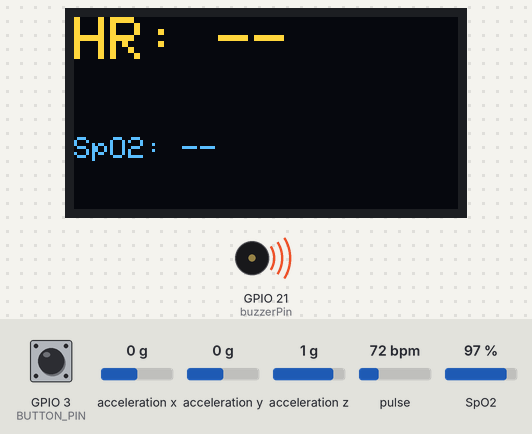
Simulated run of this sketch. Board: Seeed XIAO ESP32-C3. On the bench: 128×64 one-colour display, buzzer (waves = sounding, pin HIGH). Wiring (inferred from the names in the program): MPU-6050 motion sensor at I2C address 0x68. The inputs (shaded band) are chosen by the test bench; at power-on: acceleration x 0 g, GPIO 3 (BUTTON_PIN) HIGH, pulse 72 bpm, SpO2 97 %, acceleration y 0 g, acceleration z 1 g. The OLED is the two-colour kind (top 16 rows yellow); WiFi joins after 1.5 s; servers stay silent unless stated; uploads are accepted with an empty reply; what the sketch prints to the serial monitor is not drawn.

Above: at 5.2 s.
5.3 s: acceleration x set to -1.1 g
11.6 s: acceleration x set to -1.4 g
At 13.0 s:
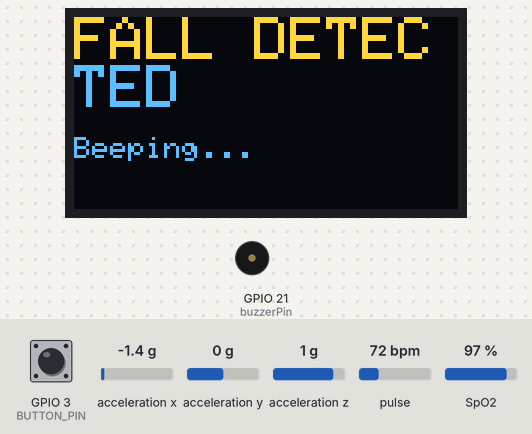
24.7 s: GPIO 3 (BUTTON_PIN) pulled LOW for 0.15 s
At 25.2 s:
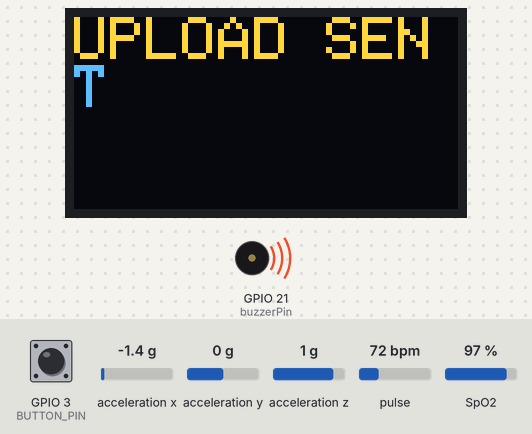
27.2 s: GPIO 3 (BUTTON_PIN) pulled LOW for 1 s
At 28.1 s:
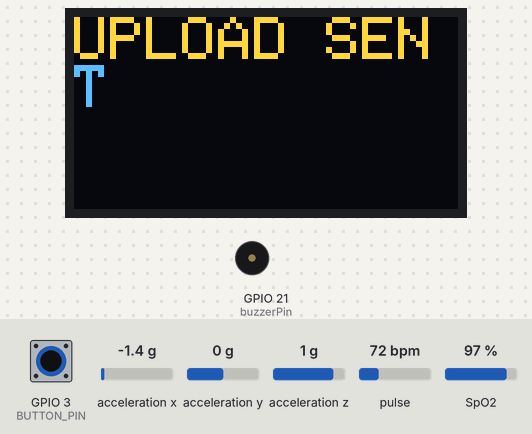
29.7 s: pulse set to 42 bpm
At 37.1 s:
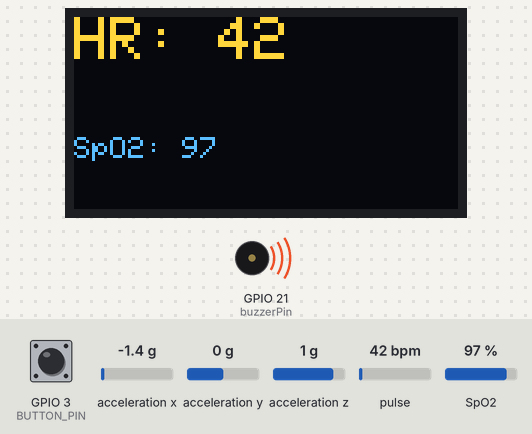
39.3 s: SpO2 set to 80 %
At 49.6 s:
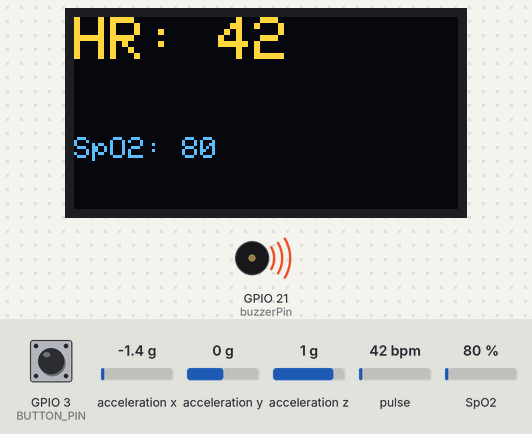
Timing chart, 0 to 51.5 s (numbered marks = the images above; inputs shaded):
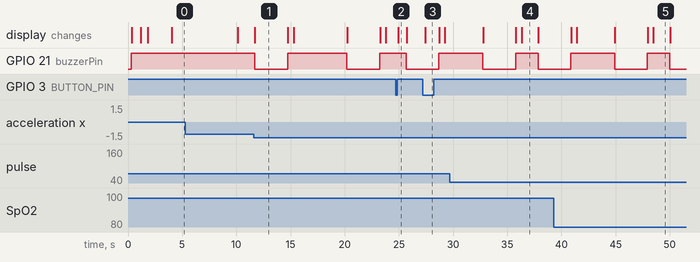

Measured:
- the behaviour switches between -1.2 and -1.3 g on acceleration x (found by bisection; images 0 and 1)
- after the input at 11.6 s, GPIO 21 (buzzerPin): alternates HIGH for 5.5 s and LOW for 3.0 s, starting after 0.09 s; the display: changes after 0.12 s (image 1)
- after the input at 24.7 s, GPIO 21 (buzzerPin): HIGH → LOW after 1.0 s instead of 0.59 s; the display: changes after 0.24 s (image 2)
- after the input at 27.2 s, the display: changes after 0.24 s (image 3)
- what the display in image 1 shows lasts 3.1 s, from 11.7 s to 14.8 s
- what the display in image 2 shows lasts 0.8 s, from 24.9 s to 25.7 s
- what the display in image 4 shows lasts 1.6 s, from 36.3 s to 37.9 s

The sketch:

Smart_health_monitor.ino
```cpp
// ============================================================================
//  MERGED CODE
//  (1) MPU6050 Fall Detection  +
//  (2) FreeRTOS MAX30102 HR Task +
//  (3) WiFi + REST API UPLOAD on BUTTON PRESS +
//  (4) OLED Display
//  Works on Seeed XIAO ESP32-C3
// ============================================================================

#include <Wire.h>
#include <math.h>
#include <Adafruit_GFX.h>
#include <Adafruit_SSD1306.h>
#include <DFRobot_MAX30102.h>
#include <WiFi.h>
#include <HTTPClient.h>

// ---------------------------------------------------------------------------
// USER CONFIGURATION
// ---------------------------------------------------------------------------
const char* WIFI_SSID   = "Niharika";
const char* WIFI_PASS   = "niharika";

const char* SERVER_BASE = "http://10.62.88.6:5000";
const char* ENDPOINT    = "/api/sensor-data";
const char* API_KEY     = "";

const char* DEVICE_ID   = "xiao-esp32c3-001";
const char* USER_ID     = "P0001";

const uint8_t BUTTON_PIN = 3;  // one leg → pin, other → GND

// Timing
const unsigned long WIFI_RETRY_MS = 10000UL;
const unsigned long BUTTON_DEBOUNCE_MS = 200UL;

// ---------------------------------------------------------------------------
// OLED
// ---------------------------------------------------------------------------
#define SCREEN_WIDTH 128
#define SCREEN_HEIGHT 64
#define OLED_RESET -1
Adafruit_SSD1306 display(SCREEN_WIDTH, SCREEN_HEIGHT, &Wire, OLED_RESET);
bool displayFound = false;

// ---------------------------------------------------------------------------
// MAX30102 SENSOR
// ---------------------------------------------------------------------------
DFRobot_MAX30102 particleSensor;

// Shared HR state updated by FreeRTOS HR task
volatile int32_t hr_value = 0;
volatile int32_t spo2_value = 0;
volatile bool hr_valid = false;
volatile bool spo2_valid = false;

// Mutex for I2C access
SemaphoreHandle_t i2cMutex = NULL;

// Protect shared state
portMUX_TYPE stateMux = portMUX_INITIALIZER_UNLOCKED;

// ---------------------------------------------------------------------------
// MPU6050 FALL DETECTION
// ---------------------------------------------------------------------------
#define PWR_MGMT_1   0x6B
#define ACCEL_XOUT_H 0x3B

uint8_t mpuAddr = 0;

float IMPACT_THRESHOLD = 1.6f;
float DELTA_THRESHOLD  = 0.6f;

const int buzzerPin = D6;
bool beeping = false;
unsigned long beepStart = 0;
unsigned long lastBeepTime = 0;
const unsigned long BEEP_MS = 3000;
const unsigned long BEEP_COOLDOWN = 2000;

float ema_total = 1.0f;
float prev_total = 1.0f;
const float EMA_ALPHA = 0.30f;

volatile bool fallActive = false;
volatile bool pauseHRTask = false;

// ---------------------------------------------------------------------------
// BUTTON HANDLING
// ---------------------------------------------------------------------------
volatile bool buttonFlag = false;
unsigned long lastButtonAction = 0;

void IRAM_ATTR buttonISR() {
  buttonFlag = true;
}

// ---------------------------------------------------------------------------
// WIFI CONNECT FUNCTION
// ---------------------------------------------------------------------------
unsigned long lastWiFiTry = 0;

void connectWiFi() {
  if (WiFi.status() == WL_CONNECTED) return;

  Serial.printf("Connecting to WiFi '%s'...\n", WIFI_SSID);
  WiFi.mode(WIFI_STA);
  WiFi.begin(WIFI_SSID, WIFI_PASS);

  unsigned long start = millis();
  while (WiFi.status() != WL_CONNECTED && millis() - start < 8000UL) {
    delay(200);
    Serial.print(".");
  }
  Serial.println("");

  if (WiFi.status() == WL_CONNECTED) {
    Serial.println("WiFi connected: " + WiFi.localIP().toString());
  } else {
    Serial.println("WiFi connect failed.");
  }
}

// ---------------------------------------------------------------------------
// REST API POST Telemetry
// ---------------------------------------------------------------------------
bool sendTelemetry(int32_t hr, bool hrValid, int32_t spo2, bool spo2Valid) {
  if (WiFi.status() != WL_CONNECTED) {
    connectWiFi();
    if (WiFi.status() != WL_CONNECTED) {
      Serial.println("No WiFi → Upload skipped.");
      return false;
    }
  }

  HTTPClient http;
  String url = String(SERVER_BASE) + ENDPOINT;
  http.begin(url);
  http.addHeader("Content-Type", "application/json");
  if (strlen(API_KEY) > 0) http.addHeader("X-API-KEY", API_KEY);

  String payload = "{";
  payload += "\"device_id\":\"" + String(DEVICE_ID) + "\",";
  payload += "\"user_id\":\"" + String(USER_ID) + "\",";
  payload += "\"heart_rate\":";
  payload += hrValid ? String(hr) : "null";
  payload += ",";
  payload += "\"spo2\":";
  payload += spo2Valid ? String(spo2) : "null";
  payload += ",";
  payload += "\"heart_rate_valid\":" + String(hrValid ? "true" : "false") + ",";
  payload += "\"spo2_valid\":" + String(spo2Valid ? "true" : "false");
  payload += "}";

  Serial.println("POST → " + url);
  Serial.println(payload);

  int code = http.POST(payload);

  if (code > 0) {
    Serial.printf("Response Code: %d\n", code);
    Serial.println(http.getString());
  } else {
    Serial.printf("POST FAILED: %s\n", http.errorToString(code).c_str());
  }

  http.end();
  return code > 0 && code < 300;
}

// ---------------------------------------------------------------------------
// MPU6050 HELPERS
// ---------------------------------------------------------------------------
bool detectMPU() {
  uint8_t cands[2] = {0x68, 0x69};
  for (uint8_t addr: cands) {
    Wire.beginTransmission(addr);
    if (Wire.endTransmission() == 0) {
      mpuAddr = addr;
      return true;
    }
  }
  return false;
}

void writeMPU(uint8_t reg, uint8_t data) {
  if (xSemaphoreTake(i2cMutex, 200 / portTICK_PERIOD_MS)) {
    Wire.beginTransmission(mpuAddr);
    Wire.write(reg);
    Wire.write(data);
    Wire.endTransmission(true);
    xSemaphoreGive(i2cMutex);
  }
}

bool readAccel(float &ax, float &ay, float &az) {
  if (!xSemaphoreTake(i2cMutex, 200 / portTICK_PERIOD_MS)) return false;

  Wire.beginTransmission(mpuAddr);
  Wire.write(ACCEL_XOUT_H);
  if (Wire.endTransmission(false) != 0) {
    xSemaphoreGive(i2cMutex);
    return false;
  }

  if (Wire.requestFrom(mpuAddr, (uint8_t)6, true) != 6) {
    xSemaphoreGive(i2cMutex);
    return false;
  }

  int16_t rawAx = (Wire.read() << 8) | Wire.read();
  int16_t rawAy = (Wire.read() << 8) | Wire.read();
  int16_t rawAz = (Wire.read() << 8) | Wire.read();

  xSemaphoreGive(i2cMutex);

  ax = rawAx / 16384.0;
  ay = rawAy / 16384.0;
  az = rawAz / 16384.0;
  return true;
}

// ---------------------------------------------------------------------------
// OLED Helper
// ---------------------------------------------------------------------------
void showOLEDMessage(const char* l1, const char* l2, unsigned long hold) {
  if (!displayFound) return;
  display.clearDisplay();
  display.setTextColor(SSD1306_WHITE);
  display.setTextSize(2);
  display.setCursor(0, 0);
  display.println(l1);
  display.setTextSize(1);
  display.setCursor(0, 40);
  display.println(l2);
  display.display();
  if (hold > 0) delay(hold);
}

// ---------------------------------------------------------------------------
// HR BACKGROUND TASK
// ---------------------------------------------------------------------------
void hrTask(void *pv) {
  Serial.println("HR TASK STARTED");
  unsigned long lastMeasure = 0;

  for (;;) {
    if (pauseHRTask) {
      vTaskDelay(100 / portTICK_PERIOD_MS);
      continue;
    }

    unsigned long now = millis();
    if (now - lastMeasure < 6000) {
      vTaskDelay(200 / portTICK_PERIOD_MS);
      continue;
    }

    if (!xSemaphoreTake(i2cMutex, 200 / portTICK_PERIOD_MS)) {
      vTaskDelay(300 / portTICK_PERIOD_MS);
      continue;
    }

    int32_t SPO2, HR;
    int8_t SPO2v, HRv;
    particleSensor.heartrateAndOxygenSaturation(&SPO2, &SPO2v, &HR, &HRv);

    xSemaphoreGive(i2cMutex);

    portENTER_CRITICAL(&stateMux);
    if (HRv) {
      hr_value = HR;
      hr_valid = true;
    }
    if (SPO2v) {
      spo2_value = SPO2;
      spo2_valid = true;
    }
    portEXIT_CRITICAL(&stateMux);

    lastMeasure = millis();
    vTaskDelay(200 / portTICK_PERIOD_MS);
  }
}

// ---------------------------------------------------------------------------
// SETUP
// ---------------------------------------------------------------------------
void setup() {
  Serial.begin(115200);
  delay(300);

  // Button
  pinMode(BUTTON_PIN, INPUT_PULLUP);
  attachInterrupt(digitalPinToInterrupt(BUTTON_PIN), buttonISR, FALLING);

  // Buzzer
  pinMode(buzzerPin, OUTPUT);
  digitalWrite(buzzerPin, HIGH);

  // I2C Mutex
  i2cMutex = xSemaphoreCreateMutex();

  Wire.begin();

  // OLED
  if (display.begin(SSD1306_SWITCHCAPVCC, 0x3C)) {
    displayFound = true;
    showOLEDMessage("OLED Ready", "", 800);
  }

  // MPU
  if (detectMPU()) {
    writeMPU(PWR_MGMT_1, 0x00);
    showOLEDMessage("MPU6050 OK", "", 600);
  }

  // MAX30102
  if (xSemaphoreTake(i2cMutex, 1000 / portTICK_PERIOD_MS)) {
    if (particleSensor.begin()) {
      particleSensor.sensorConfiguration(50, SAMPLEAVG_4, MODE_MULTILED, SAMPLERATE_100, PULSEWIDTH_411, ADCRANGE_16384);
      showOLEDMessage("MAX30102 OK", "", 600);
    }
    xSemaphoreGive(i2cMutex);
  }

  // Start HR Task
  xTaskCreate(hrTask, "HR Task", 4096, NULL, 1, NULL);

  // WiFi
  connectWiFi();
}

// ---------------------------------------------------------------------------
// MAIN LOOP
// ---------------------------------------------------------------------------
void loop() {
  // --------------------------- MPU READ ------------------------
  float ax, ay, az;
  if (mpuAddr && readAccel(ax, ay, az)) {
    float total = sqrt(ax*ax + ay*ay + az*az);
    float delta = fabs(total - prev_total);
    prev_total = total;
    ema_total = EMA_ALPHA * total + (1 - EMA_ALPHA) * ema_total;

    bool impact = false;
    unsigned long now = millis();

    if ((ema_total > IMPACT_THRESHOLD) || (delta > DELTA_THRESHOLD)) {
      if (!beeping && (now - lastBeepTime > BEEP_COOLDOWN))
        impact = true;
    }

    if (impact && !beeping) {
      fallActive = true;
      pauseHRTask = true;

      beeping = true;
      beepStart = now;
      digitalWrite(buzzerPin, LOW);

      showOLEDMessage("FALL DETECTED", "Beeping...", 0);
    }

    if (beeping) {
      if (now - beepStart >= BEEP_MS) {
        digitalWrite(buzzerPin, HIGH);
        beeping = false;
        lastBeepTime = now;

        fallActive = false;
        pauseHRTask = false;
        showOLEDMessage("Standby", "", 500);
      }
    }

    // ---------------- OLED Normal Mode ------------------------
    if (!fallActive && !beeping && displayFound) {
      int32_t h, s;
      bool hv, sv;

      portENTER_CRITICAL(&stateMux);
      h = hr_value;
      s = spo2_value;
      hv = hr_valid;
      sv = spo2_valid;
      portEXIT_CRITICAL(&stateMux);

      display.clearDisplay();
      display.setTextColor(SSD1306_WHITE);
      display.setTextSize(2);
      display.setCursor(0, 0);
      display.print("HR: ");
      if (hv) display.print(h); else display.print("--");

      display.setTextSize(1);
      display.setCursor(0, 40);
      display.print("SpO2: ");
      if (sv) display.print(s); else display.print("--");
      display.display();
    }
  }

  // ---------------- BUTTON UPLOAD ------------------------
  if (buttonFlag) {
    unsigned long now = millis();
    if (now - lastButtonAction > BUTTON_DEBOUNCE_MS) {
      lastButtonAction = now;

      int32_t h, s;
      bool hv, sv;
      portENTER_CRITICAL(&stateMux);
      h = hr_value;
      s = spo2_value;
      hv = hr_valid;
      sv = spo2_valid;
      portEXIT_CRITICAL(&stateMux);

      Serial.println("Button pressed → Uploading data...");
      bool ok = sendTelemetry(h, hv, s, sv);

      if (ok && displayFound) {
        showOLEDMessage("UPLOAD SENT", "", 700);
      }
    }
    buttonFlag = false;
  }

  // ---------------- WIFI AUTO-RECONNECT ------------------------
  if (WiFi.status() != WL_CONNECTED && millis() - lastWiFiTry >= WIFI_RETRY_MS) {
    lastWiFiTry = millis();
    connectWiFi();
  }

  delay(50);
}
```
